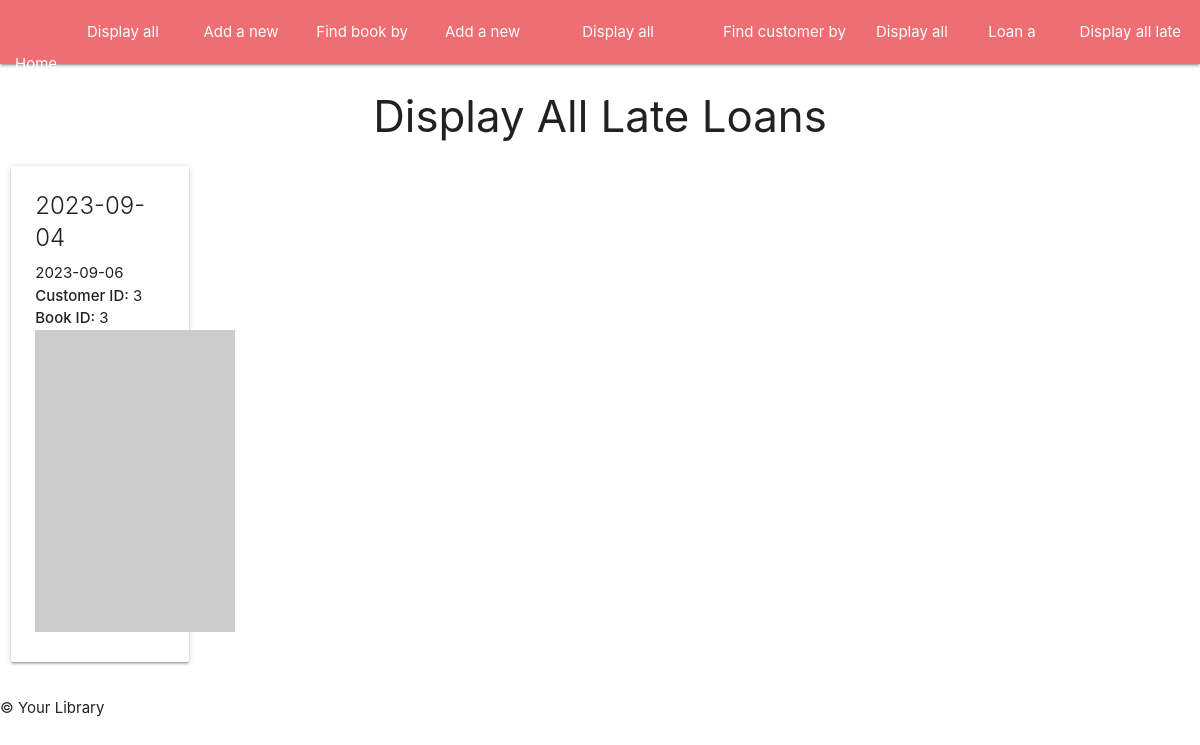
Before: /lateloans with the older database file.
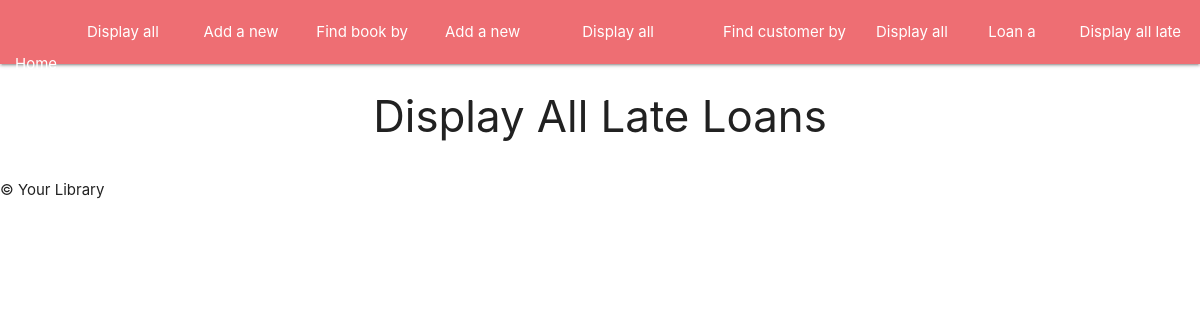
After: the same page with the newer database file.
### tables this page shows
CREATE TABLE loans(
                id INTEGER PRIMARY KEY,
                LoanDate TEXT,
                ReturnDate TEXT,
                CustID INTEGER,
                BookID INTEGER,
                FOREIGN KEY (CustID) REFERENCES customers(id),
                FOREIGN KEY (BookID) REFERENCES books(id)
            );

### app.py (the view)
@app.route('/lateloans', methods=['GET'])
def displayLateLoans():
    all_late_loans = loan_instance.display_late_loans()
    return render_template("displaylateloans.html", late_loans=all_late_loans)

### tools/loans.py (called while the page is built)
    def display_late_loans(self):
        current_date = datetime.now().strftime('%Y-%m-%d')
        self.cur.execute("SELECT * FROM loans WHERE ReturnDate < ? AND ReturnDate IS NOT NULL", (current_date,))
        late_loans = self.cur.fetchall()
        return late_loans

### templates/displaylateloans.html (shortened to what this page needs)
{% extends "index.html" %}
{% block content %}
<div >
    <h3 class="center-align">Display All Late Loans</h3>
    <div class="row">
        {% for late_loan in late_loans %}
        <div class="col s2 m2">
            <div class="card">
                <div class="card-content">
                    <span class="card-title">{{ late_loan[1] }}</span>
                    <p>{{ late_loan[2] }}</p>
                    <p><strong>Customer ID:</strong> {{ late_loan[3] }}</p>
                    <p><strong>Book ID:</strong> {{ late_loan[4] }}</p>
                    <img src="https://picsum.photos/200/30{{late_loan[0]}}">
                </div>
            </div>
        </div>
        {% endfor %}
    </div>
</div>
{% endblock %}

Changed rows visible on the page:
removed loans: LoanDate "2023-09-04", ReturnDate "2023-09-06", CustID "3", BookID "3"
